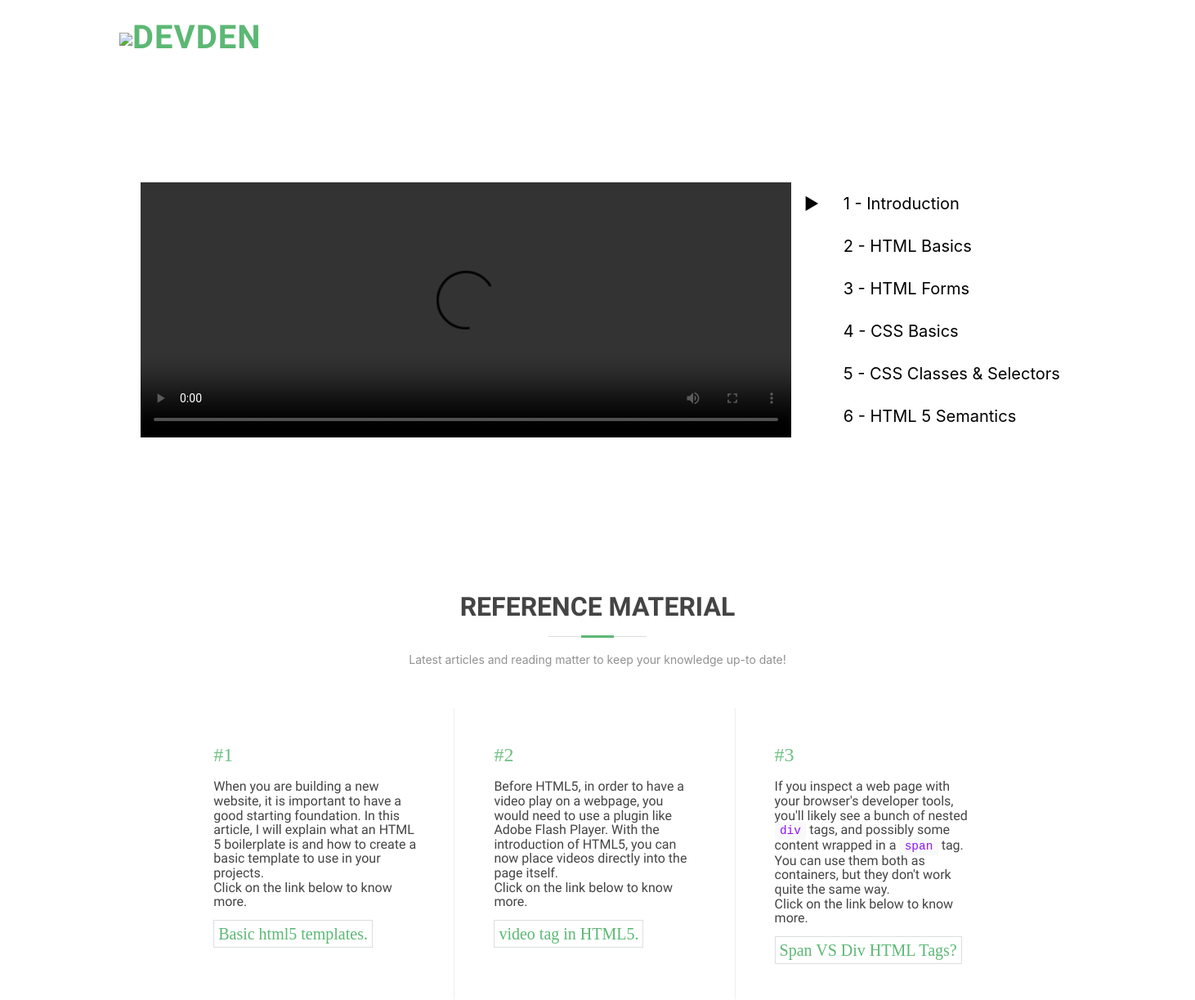
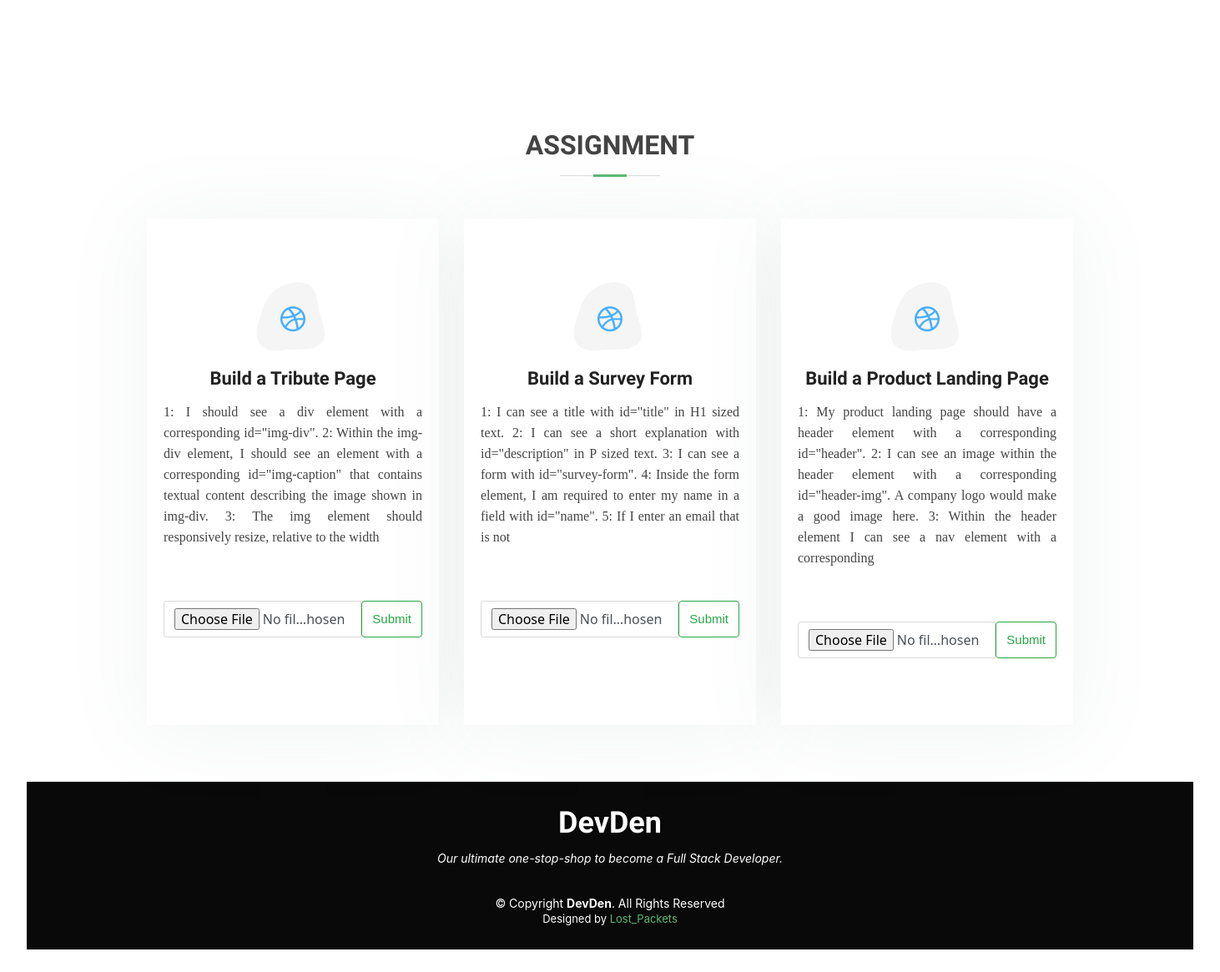
Page /hello on the committed database (2 pictures, top to bottom).
### codes/models.py (models this page shows, shortened)
class Assignment(models.Model):
    assign_name = models.CharField(max_length=30)
    assign_ques = models.CharField(max_length=300)
    subject = models.ForeignKey(Subject, on_delete=models.CASCADE)

### codes/views.py (the view)
# urls.py: path("hello",views.hello, name="hello"),
def hello(request):
    video = Video.objects.all()
    assignment = Assignment.objects.all()
    return render(request, 'course.html', {'video' : video, 'assignment' : assignment})

### templates/course.html (shortened to what this page needs)
<!DOCTYPE html>
<html lang="en">
<head>
  <link href="assets/vendor/animate.css/animate.min.css" rel="stylesheet">
  <link href="assets/vendor/bootstrap/css/bootstrap.min.css" rel="stylesheet">
  <link href="assets/vendor/bootstrap-icons/bootstrap-icons.css" rel="stylesheet">
  <link href="assets/vendor/boxicons/css/boxicons.min.css" rel="stylesheet">
  <link href="assets/vendor/glightbox/css/glightbox.min.css" rel="stylesheet">
  <link href="assets/vendor/swiper/swiper-bundle.min.css" rel="stylesheet">
  <link rel="stylesheet" href="https://cdnjs.cloudflare.com/ajax/libs/normalize/5.0.0/normalize.min.css">
  <link href="assets/css/style.css" rel="stylesheet">
</head>
<body>
  <header id="header" class="d-flex align-items-center">
    <div class="container d-flex align-items-center">
      <h1 class="logo me-auto"><a href="index.html"><img src="https://img.icons8.com/color/100/000000/code.png">DevDen</a></h1>
    </div>
  </header>
  <section id="hero">
    <div class="grid-row reverse video-gallery">
      <input type="radio" value="1" name="video-list" id="video-1" checked="checked" /><label for="video-1">1 - Introduction</label>
      <input type="radio" value="2" name="video-list" id="video-2" /><label for="video-2">2 - HTML Basics</label>
      <input type="radio" value="3" name="video-list" id="video-3" /><label for="video-3">3 - HTML Forms</label>
      <input type="radio" value="4" name="video-list" id="video-4" /><label for="video-4">4 - CSS Basics</label>
      <input type="radio" value="5" name="video-list" id="video-5" /><label for="video-5">5 - CSS Classes & Selectors</label>
      <input type="radio" value="6" name="video-list" id="video-6" /><label for="video-6">6 - HTML 5 Semantics</label>
      <div class="video video-1">
       <video width="560" height="315"  frameborder="0" allowfullscreen controls>
        <source src="videoplayback1.mp4">
       </video>
      </div>
     </div>
  </section>
  <main id="main">
    <section id="about" class="about">
      <div class="container">
        <div class="section-title">
          <h2>Reference Material</h2>
          <p>Latest articles and reading matter to keep your knowledge up-to date! </p>
        </div>
        <section id="why-us" class="why-us">
          <div class="container">
            <div class="row no-gutters">
              <div class="col-lg-4 col-md-6 content-item">
                <span>#1</span>
                <h6>When you are building a new website, it is important to have a good starting foundation. In this article, I will explain what an HTML 5 boilerplate is and how to create a basic template to use in your projects.<br> Click on the link below to know more.</h6>
                <p><a href="https://www.freecodecamp.org/news/basic-html5-template-boilerplate-code-example/" target="_blank" >Basic html5 templates.</a></p>
              </div>
              <div class="col-lg-4 col-md-6 content-item">
                <span>#2</span>
                <h6>Before HTML5, in order to have a video play on a webpage, you would need to use a plugin like Adobe Flash Player. With the introduction of HTML5, you can now place videos directly into the page itself.<br> Click on the link below to know more.</h6>
                <p><a href="https://www.freecodecamp.org/news/html5-video/" target="_blank" >video tag in HTML5.</a></p>
              </div>
              <div class="col-lg-4 col-md-6 content-item">
                <span>#3</span>
                <h6>If you inspect a web page with your browser's developer tools, you'll likely see a bunch of nested <code>div</code> tags, and possibly some content wrapped in a <code>span</code>  tag. You can use them both as containers, but they don't work quite the same way.<br> Click on the link below to know more.</h6>
                <p><a href="https://www.freecodecamp.org/news/span-vs-div-html-tags-what-is-the-difference/" target="_blank" >Span VS Div HTML Tags?</a></p>
              </div>
            </div>
          </div>
        </section>
    </section>
    <section id="services" class="services">
      <div class="container">
        <div class="section-title">
          <h2>Assignment</h2>
        </div>
        <div class="row">
          {% for assgn in assignment %}
          <div class="col-lg-4 col-md-6 d-flex align-items-stretch" data-aos="zoom-in" data-aos-delay="100">
            <div class="icon-box iconbox-blue">
              <div class="icon">
                <i class="bx bxl-dribbble"></i>
              </div>
              <h4><a href="">{{assgn.assign_name}}</a></h4>
              <p>{{assgn.assign_ques}}</p>
              <div class="input-group mt-5">
                <input type="file" class="form-control" id="inputGroupFile04" aria-describedby="inputGroupFileAddon04" aria-label="Upload">
                <button class="btn btn-outline-success" type="button" id="inputGroupFileAddon04">Submit</button>
              </div>
            </div>
          </div>
          {% endfor %}
        </div>
      </div>
    </section>
  </main>
  <footer id="footer">
    <div class="container">
      <h3 style="font-family: 'Stick No Bills', sans-serif;">DevDen</h3>
      <p>Our ultimate one-stop-shop to become a Full Stack Developer.</p>
      <div class="copyright">
        &copy; Copyright <strong><span>DevDen</span></strong>. All Rights Reserved
      </div>
      <div class="credits">
        Designed by <a href="https://bootstrapmade.com/">Lost_Packets</a>
      </div>
    </div>
  </footer>
</body>
</html>

### rows in the picture
Assignment: assign_name "Build a Tribute Page", assign_ques "1: I should see a div element with a corresponding id=\"img-div\". 2: Within the img-div element, I should see an element with a corresponding id=\"img-caption\" that contains textual content describing the image shown in img-div. 3: The img element should responsively resize, relative to the width"
Assignment: assign_name "Build a Survey Form", assign_ques "1: I can see a title with id=\"title\" in H1 sized text. 2: I can see a short explanation with id=\"description\" in P sized text. 3: I can see a form with id=\"survey-form\". 4: Inside the form element, I am required to enter my name in a field with id=\"name\". 5: If I enter an email that is not"
Assignment: assign_name "Build a Product Landing Page", assign_ques "1: My product landing page should have a header element with a corresponding id=\"header\". 2: I can see an image within the header element with a corresponding id=\"header-img\". A company logo would make a good image here. 3: Within the header element I can see a nav element with a corresponding"
